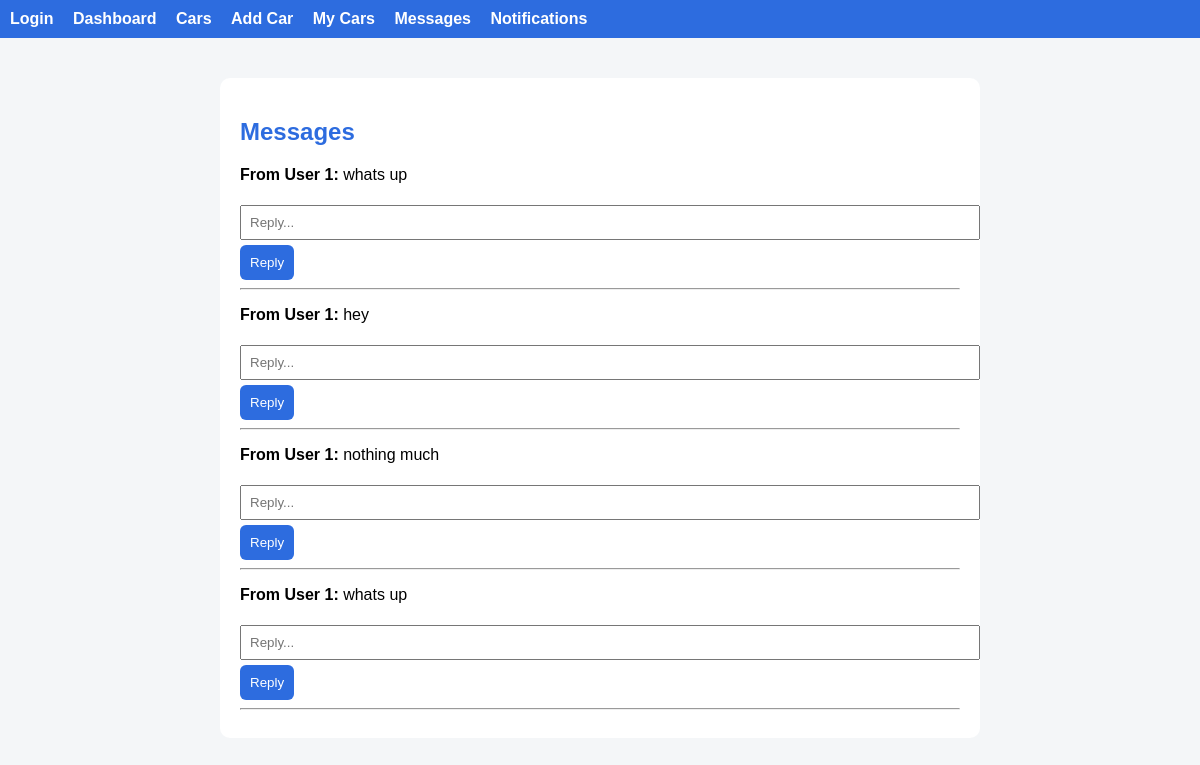
/messages (signed in), run on an earlier commit of the app's database.
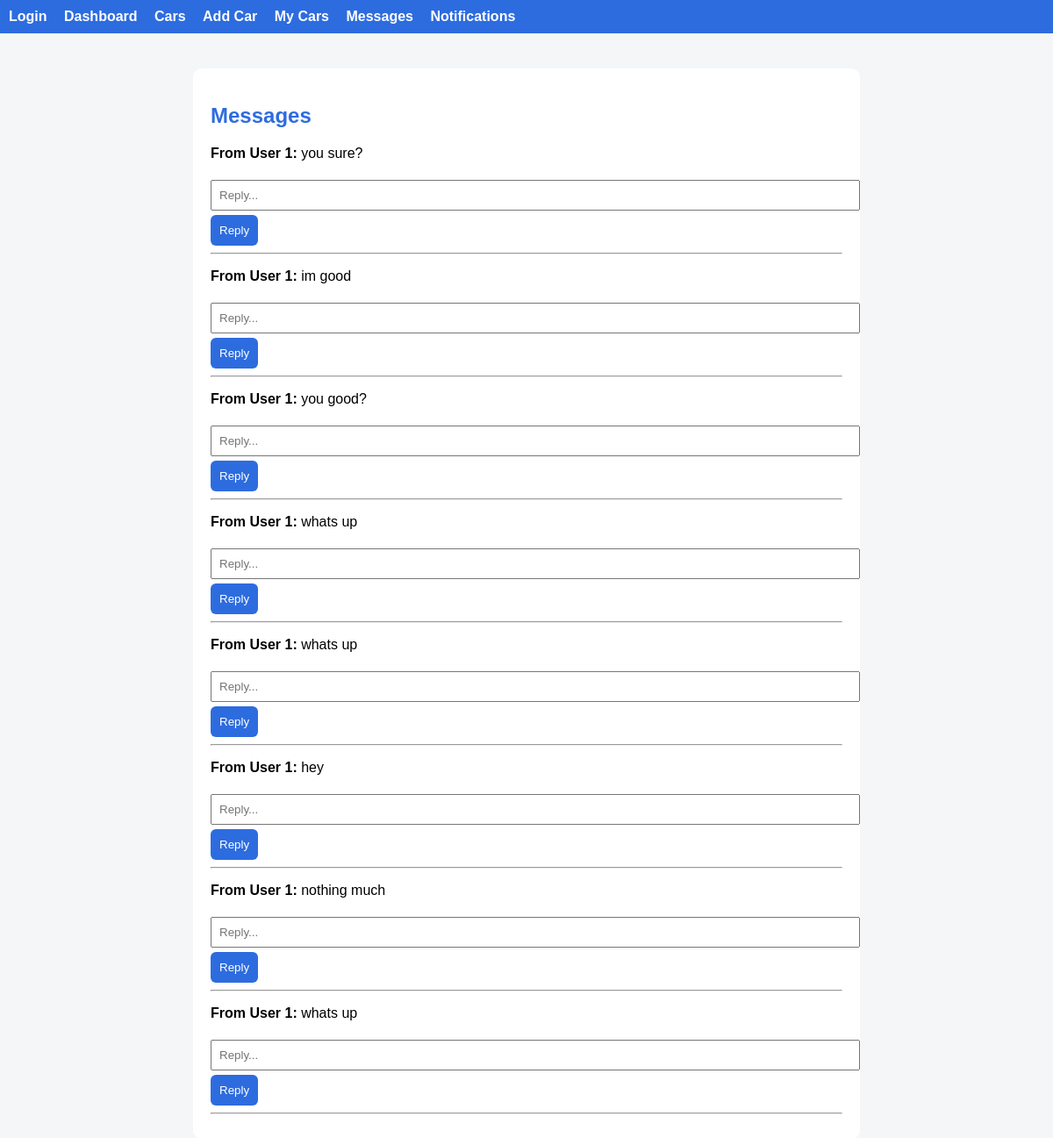
And on a later commit of the database.
### tables this page shows
CREATE TABLE notifications (
        id INTEGER PRIMARY KEY AUTOINCREMENT,
        user_id INTEGER,
        message TEXT,
        type TEXT
    );

### app.py (the view)
@app.route("/messages")
def messages_page():
    if "user_id" not in session:
        return redirect("/login")
    data = notifications.get(session["user_id"])
    return render_template("messages.html", messages=data)

### database.py (called while the page is built)
def get_db():
    conn = sqlite3.connect(DB_NAME)
    conn.row_factory = sqlite3.Row
    return conn

### notification_service.py (called while the page is built)
    def get(self, user_id):
        db = get_db()
        return db.execute("""
            SELECT * FROM notifications
            WHERE user_id=?
            ORDER BY id DESC
        """, (user_id,)).fetchall()

### templates/messages.html
{% extends "base.html" %}
{% block content %}
<h2>Messages</h2>
{% for n in messages %}
    {% if "FROM:" in n.message %}
        {% set parts = n.message.split("|") %}
        {% set sender = parts[0].replace("FROM:", "") %}
        {% set text = parts[1] %}
        <p><b>From User {{ sender }}:</b> {{ text }}</p>
        <form method="POST" action="/reply/{{ sender }}">
            <input name="text" placeholder="Reply..." required>
            <button type="submit">Reply</button>
        </form>
        <hr>
    {% endif %}
{% endfor %}
{% endblock %}

### templates/base.html (shortened to what this page needs)
<!DOCTYPE html>
<html>
<head>
    <link rel="stylesheet" href="/static/style.css">
</head>
<body>
<div class="navbar">
    <a href="/login">Login</a>
    <a href="/dashboard">Dashboard</a>
    <a href="/cars">Cars</a>
    <a href="/add_car">Add Car</a>
    <a href="/my_cars">My Cars</a>
    <a href="/messages">Messages</a>
    <a href="/notifications">Notifications</a>
</div>
<div class="container">
    {% block content %}{% endblock %}
</div>
</body>
</html>

### static/style.css (style rules this page uses)
body { font-family: Arial; background: #f4f6f8; margin: 0; padding: 0; }
.container { width: 60%; margin: auto; background: white; padding: 20px; margin-top: 40px; border-radius: 10px; }
button { background: #2d6cdf; color: white; padding: 10px; border: none; border-radius: 6px; }
input { width: 100%; padding: 8px; margin: 5px 0; }
a { text-decoration: none; }
h2 { color: #2d6cdf; }
.navbar { background: #2d6cdf; padding: 10px; }
.navbar a { color: white; margin-right: 15px; text-decoration: none; font-weight: bold; }

What changed in the data, as far as the page shows it:
added notifications: user "1", text "you sure?"
added notifications: user "1", text "im good"
added notifications: user "1", text "you good?"
added notifications: user "1", text "whats up"
